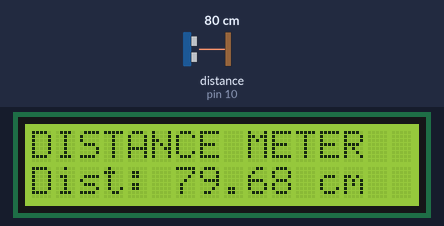
The sketch below on a simulated Arduino Uno, built with avr-gcc and run on an emulated ATmega328P. Shown: 16×2 character LCD. Wiring (inferred from the names in the program): ultrasonic range finder: trigger pin 9; echo pin 10. Inputs (shaded band) come from the test bench; at power-on: distance to the obstacle (sensor on pin 10) 80 cm. The echo pulse lasts 58.3 µs per cm.

Above: at 1.2 s.
1.3 s: distance to the obstacle (sensor on pin 10) set to 2 cm
At 2.2 s:
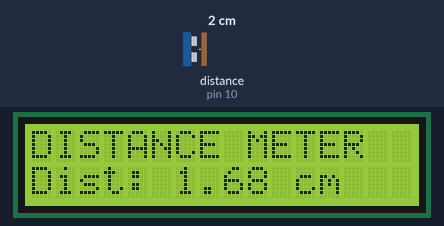
2.8 s: distance to the obstacle (sensor on pin 10) set to 9 cm
At 3.29 s:
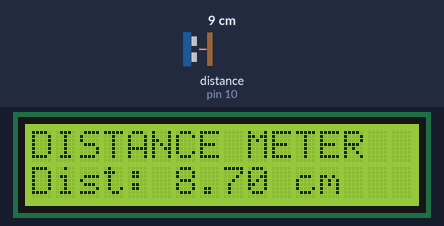
4.3 s: distance to the obstacle (sensor on pin 10) set to 4 cm
At 5.3 s:
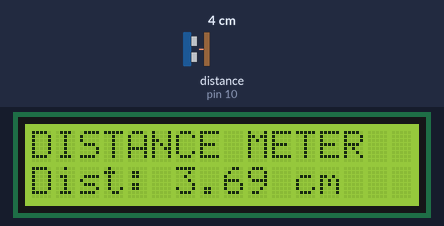
Timing chart, 0 to 7.3 s (numbered marks = the images above; inputs shaded):
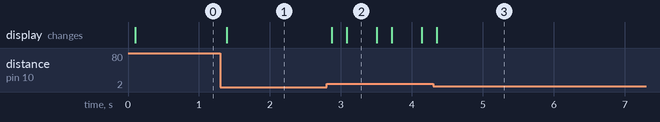

Measured:
- after the input at 1.3 s, the display: changes after 0.09 s (image 1)
- after the input at 2.8 s, the display: first changes after 0.07 s (image 2 shows a later state)
- after the input at 4.3 s, the display: changes after 0.05 s (image 3)
- what the display in image 2 shows lasts 0.4 s, from 3.1 s to 3.5 s

The sketch:

Ultrasonic-Distance-Meter.ino
```cpp
#include <LiquidCrystal_I2C.h>

const int sdaPin = A4;
const int sclPin = A5;
const int trigPin = 9;
const int echoPin = 10;
LiquidCrystal_I2C lcd(0x27, 16, 2);

void setup() {

  pinMode(trigPin, OUTPUT);
  pinMode(echoPin, INPUT);

  lcd.init();
  lcd.backlight();


  lcd.setCursor(0, 0);
  lcd.print("DISTANCE METER");

  lcd.setCursor(0, 1);
  lcd.print("Dist: ");

}

void loop() {

  // set trigPin to LOW for 2 microSec so it clears any old signal
  digitalWrite(trigPin, LOW);
  delayMicroseconds(2);

  // set trigPin to HIGH for 10 microSec so it emits the 8-cycle sound pulse
  digitalWrite(trigPin, HIGH);
  delayMicroseconds(10);

  digitalWrite(trigPin, LOW);

  long duration = pulseIn(echoPin, HIGH);

  float distance = duration * 0.0343 / 2;

  lcd.setCursor(6, 1);
  lcd.print(distance);
  lcd.print(" cm   ");

  delay(200);

}
```
